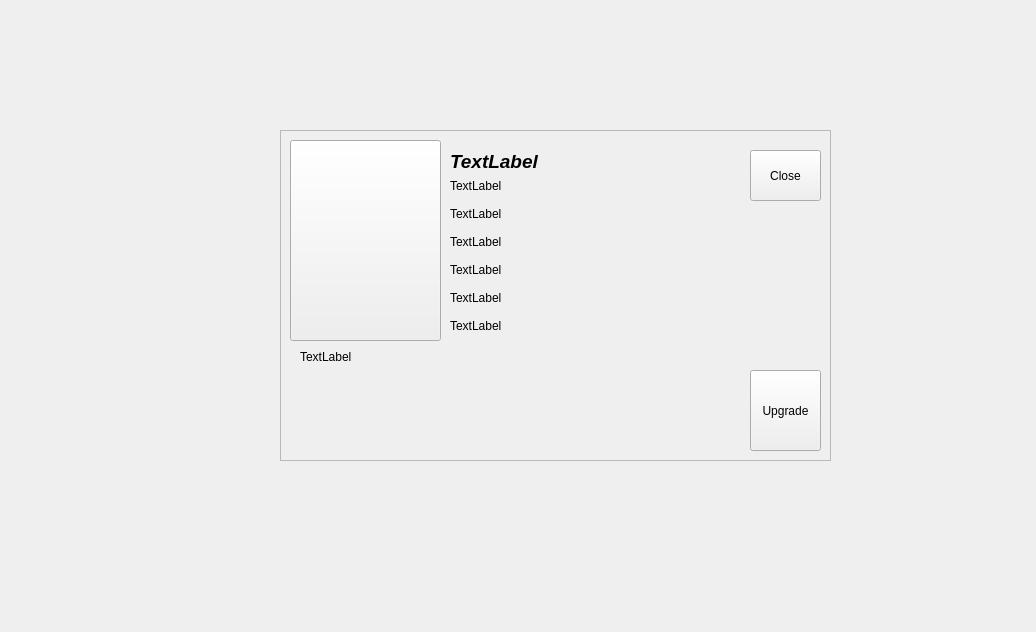
<?xml version="1.0" encoding="UTF-8"?>
<ui version="4.0">
 <class>detailView</class>
 <widget class="QWidget" name="detailView">
  <property name="geometry">
   <rect>
    <x>0</x>
    <y>0</y>
    <width>1036</width>
    <height>632</height>
   </rect>
  </property>
  <property name="windowTitle">
   <string>Property Detail</string>
  </property>
  <widget class="QFrame" name="frame">
   <property name="geometry">
    <rect>
     <x>280</x>
     <y>130</y>
     <width>551</width>
     <height>331</height>
    </rect>
   </property>
   <property name="autoFillBackground">
    <bool>true</bool>
   </property>
   <property name="frameShape">
    <enum>QFrame::StyledPanel</enum>
   </property>
   <property name="frameShadow">
    <enum>QFrame::Raised</enum>
   </property>
   <property name="lineWidth">
    <number>4</number>
   </property>
   <widget class="QPushButton" name="propIcon">
    <property name="geometry">
     <rect>
      <x>10</x>
      <y>10</y>
      <width>151</width>
      <height>201</height>
     </rect>
    </property>
    <property name="text">
     <string/>
    </property>
   </widget>
   <widget class="QLabel" name="label_propText">
    <property name="geometry">
     <rect>
      <x>20</x>
      <y>220</y>
      <width>421</width>
      <height>91</height>
     </rect>
    </property>
    <property name="text">
     <string>TextLabel</string>
    </property>
    <property name="alignment">
     <set>Qt::AlignLeading|Qt::AlignLeft|Qt::AlignTop</set>
    </property>
   </widget>
   <widget class="QPushButton" name="button_closeDetail">
    <property name="enabled">
     <bool>true</bool>
    </property>
    <property name="geometry">
     <rect>
      <x>470</x>
      <y>20</y>
      <width>71</width>
      <height>51</height>
     </rect>
    </property>
    <property name="autoFillBackground">
     <bool>false</bool>
    </property>
    <property name="text">
     <string>Close</string>
    </property>
   </widget>
   <widget class="QPushButton" name="button_upgrade">
    <property name="enabled">
     <bool>true</bool>
    </property>
    <property name="geometry">
     <rect>
      <x>470</x>
      <y>240</y>
      <width>71</width>
      <height>81</height>
     </rect>
    </property>
    <property name="autoFillBackground">
     <bool>false</bool>
    </property>
    <property name="text">
     <string>Upgrade</string>
    </property>
   </widget>
   <widget class="QWidget" name="">
    <property name="geometry">
     <rect>
      <x>170</x>
      <y>20</y>
      <width>291</width>
      <height>191</height>
     </rect>
    </property>
    <layout class="QVBoxLayout" name="verticalLayout">
     <item>
      <widget class="QLabel" name="label_propName">
       <property name="font">
        <font>
         <pointsize>14</pointsize>
         <weight>75</weight>
         <italic>true</italic>
         <bold>true</bold>
        </font>
       </property>
       <property name="text">
        <string>TextLabel</string>
       </property>
       <property name="alignment">
        <set>Qt::AlignLeading|Qt::AlignLeft|Qt::AlignTop</set>
       </property>
      </widget>
     </item>
     <item>
      <widget class="QLabel" name="label_propCost">
       <property name="text">
        <string>TextLabel</string>
       </property>
       <property name="alignment">
        <set>Qt::AlignLeading|Qt::AlignLeft|Qt::AlignTop</set>
       </property>
      </widget>
     </item>
     <item>
      <widget class="QLabel" name="label_propOwner">
       <property name="text">
        <string>TextLabel</string>
       </property>
       <property name="alignment">
        <set>Qt::AlignLeading|Qt::AlignLeft|Qt::AlignTop</set>
       </property>
      </widget>
     </item>
     <item>
      <widget class="QLabel" name="label_propRent">
       <property name="text">
        <string>TextLabel</string>
       </property>
       <property name="alignment">
        <set>Qt::AlignLeading|Qt::AlignLeft|Qt::AlignTop</set>
       </property>
      </widget>
     </item>
     <item>
      <widget class="QLabel" name="label_propUpCost">
       <property name="text">
        <string>TextLabel</string>
       </property>
       <property name="alignment">
        <set>Qt::AlignLeading|Qt::AlignLeft|Qt::AlignTop</set>
       </property>
      </widget>
     </item>
     <item>
      <widget class="QLabel" name="label_propUpRent">
       <property name="text">
        <string>TextLabel</string>
       </property>
       <property name="alignment">
        <set>Qt::AlignLeading|Qt::AlignLeft|Qt::AlignTop</set>
       </property>
      </widget>
     </item>
     <item>
      <widget class="QLabel" name="label_propUpText">
       <property name="text">
        <string>TextLabel</string>
       </property>
       <property name="alignment">
        <set>Qt::AlignLeading|Qt::AlignLeft|Qt::AlignTop</set>
       </property>
      </widget>
     </item>
    </layout>
   </widget>
  </widget>
 </widget>
 <resources/>
 <connections/>
</ui>
